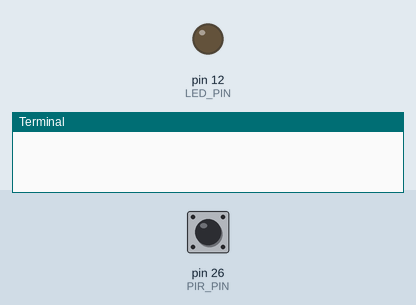
This program was run on a simulated Raspberry Pi (header pin numbers). Shown: output pins drawn as LEDs (lit = HIGH), the last lines printed to the terminal. Dashed ring = blinking. Inputs (shaded band) come from the test bench; at power-on: pin 26 (PIR_PIN) HIGH. The clock reads 2024-03-15 10:24:30 at power-on unless the program sets it.

Above: at 1.2 s.
1.3 s: pin 26 (PIR_PIN) pulsed LOW 2 times (0.12 s each, 0.3 s apart)
At 1.8 s:
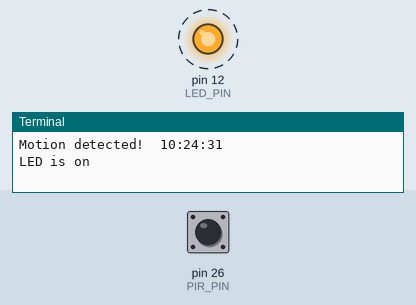
Timing chart, 0 to 8.4 s (numbered marks = the images above; inputs shaded):
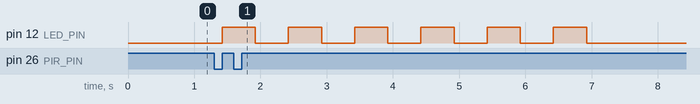

Measured:
- after the input at 1.3 s, pin 12 (LED_PIN): alternates HIGH for 0.50 s and LOW for 0.50 s, 12 changes in all, then stays LOW, starting after 0.12 s

The program:

people_alarm_system.py
```python
# (licence header left out)
import RPi.GPIO as GPIO
import time

LED_PIN = 12
PIR_PIN = 26
BOUNCE_TIME = 200

def callback_function(channel):
        print "Motion detected! ", time.strftime("%H:%M:%S")
	blink_led()

def blink_led():
	for i in range(3) :
		print("LED is on")
                GPIO.output(LED_PIN, GPIO.HIGH)
                time.sleep(0.5)
                print("LED is off")
                GPIO.output(LED_PIN, GPIO.LOW)
                time.sleep(0.5)

GPIO.setmode(GPIO.BOARD)
GPIO.setup(LED_PIN, GPIO.OUT)
GPIO.setup(PIR_PIN, GPIO.IN)

try:
        GPIO.add_event_detect(PIR_PIN, GPIO.RISING, callback=callback_function, bouncetime=BOUNCE_TIME)

        while True:
                time.sleep(1)

except KeyboardInterrupt:
        print "Exception: KeyboardInterrupt"

finally:
        GPIO.cleanup()
```
